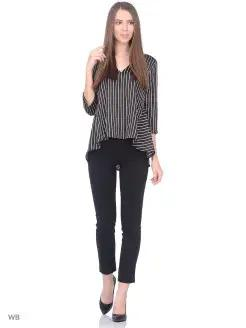
#> input picture data/sirius_data/1.jpg, 246 x 328 px; its folder holds only this picture in this run
$ jupyter execute --allow-errors research_segmentation.ipynb   (shell and % lines are left out)
#> lines starting #> are read from the running program, lines starting #| are printed output that depends on the picture; after the words box and inside, x2 and y2 are one past the last pixel; in counts of white or black regions, pixels touching at a corner belong together
## Целью данных скриптов была демонстрация понимания основных алгоритмов компьютерного зрения и способность их практического применения для решения задач e-commerce.

## Задача: Разработка системы обработки фотографий с карточек товаров на маркетплейсах.

[cell 1]
# !pip install cvzone
# !pip install mediapipe
# !pip install rembg

#> (a cell that did not finish here is left out)

[cell 3]
from glob import glob
import os
import sys
from PIL import Image

import numpy as np
import matplotlib.pyplot as plt
import collections

import cv2
import cvzone
from cvzone.SelfiSegmentationModule import SelfiSegmentation
import mediapipe as mp
import torch
from rembg import remove, new_session

from google.colab import drive
drive.mount('/content/drive')

### Так как нет сегментированной версии для изображений, я нашла небольшой датасет в открытых источниках. Так я смогу посчитать метрики качества сегментации для моделей.

### Данные, которые были предоставлены к заданию изначально, я использовала как тестовые, но не применяла к ним оценку метрик. Я просто зрительно оценила качество удаления фона.

[cell 4]
# считаем данные с открытого источника

file_input_img = sorted(glob('/content/drive/MyDrive/data/my_data/input_img_new/*'))
file_segment_img = sorted(glob('/content/drive/MyDrive/data/my_data/segment_img_new/*'))

input_img = [] # список изображений до сегментации
segment_img = [] # маски сегментации

for i in range(len(file_input_img)):
    img_inp = Image.open(file_input_img[i])
    img_seg = Image.open(file_segment_img[i])

    img_inp = np.array(img_inp)
    img_seg = np.array(img_seg)

    input_img.append(img_inp)
    segment_img.append(img_seg)

[cell 5]
len(input_img) == len(segment_img)

[cell 6]
for ind, img in enumerate(input_img):
    result_1 = segment_img[ind]
    result_2 = input_img[ind]
    if result_1.shape != result_2.shape[:2]:
      print(result_1.shape, result_2.shape[:2], file_input_img[ind].split('/')[-1])

[cell 7]
file_sirius_img = sorted(glob('/content/drive/MyDrive/data/sirius_data/sirius_data/*'))

sirius_img = []
for i in range(len(file_sirius_img)):
    img_sirius = Image.open(file_sirius_img[i])
#> img_sirius is the input picture: PIL image 246x328 RGB; mean R, G, B 224.6, 222.3, 222.4
    img_sirius = np.array(img_sirius)
    sirius_img.append(img_sirius)

### Задача 1: Удаление фона.
В качестве дополнительного задания было необходимо провести ричерч существующих алгоритмов для сегментации изображения с целью удаления фона. Начнем с данного рисерча и найдем наиболее оптимальный для нашего кейса подход.

Но для начала разберем метрики, которые использовались для оценки.

1. Основная метрика - IoU. Методом количественной оценки процентного перекрытия между целевой маской и нашим прогнозируемым результатом.

2. Доп. метрика - Pixel Accuracy. Идейно она является аналогом известной метрики Accuracy в классических задачах классификации. В нашем случае она покажет процент пикселей на изображении, которые были правильно определены. То есть правильно ли модель сделала, что удалила/оставила соответствующую часть фона на изображении.

[cell 8]
# [18 lines left out: function calc_metric_pixel_accuracy, not called in this run]

[cell 9]
# [17 lines left out: function calc_metric_iou, not called in this run]

[cell 10]
# [17 lines left out: function image_to_tensor, not called in this run]

#### Подход 1. Использование OpenCV с применением морфологии

Подробнее шаги изложены в комментариях к коду.

[cell 11]
def opencv_images(input_img):
  """Сегментирует одно изображение

  Args:
    input_img (object): Изображение

  Returns:
    result (object): Изображение после сегментации
  """
  lower = np.array([0, 0, 0]) # пороговые значение для черного
  upper = np.array([50, 50, 50])

  thresh = cv2.inRange(input_img, lower, upper) # применяем выделение черным для картинки
  kernel = cv2.getStructuringElement(cv2.MORPH_ELLIPSE, (25,25)) # применяем морфологию
  morph = cv2.morphologyEx(thresh, cv2.MORPH_CLOSE, kernel)

  # получили контуры объекта
  contours = cv2.findContours(morph, cv2.RETR_EXTERNAL, cv2.CHAIN_APPROX_SIMPLE) # получили контуры объекта
  contours = contours[0] if len(contours) == 2 else contours[1]

  # нулевое изображение для всех контуров
  contours_mask = np.zeros_like(input_img, dtype=np.uint8)

  hh, ww = input_img.shape[:2]

  if len(contours) != 0:
    for i in range(len(contours)):
      if len(contours[i]) >= 5:
        cv2.drawContours(thresh,contours,-1,(150,10,255),3)
        ((centx,centy), (width,height), angle)=cv2.fitEllipse(contours[i])
        # нарисовали круг, используя средние радиусы эллипса и центр, заполненный белым цветом на черном фоне
        try:
          width = int(width)
          height = int(height)
          cx = int(centx)
          cy = int(centy)
          radius = (width+height)/4
          cv2.circle(contours_mask[i], (cx,cy), int(radius), 0, -1)
        except:
          continue

        kernel = cv2.getStructuringElement(cv2.MORPH_ELLIPSE, (6,6))
        contours_mask[i] = cv2.erode(contours_mask[i], kernel)

  # сформировали и применили итоговую маску
  final_contours_mask = np.max(contours_mask, axis=-1)

  input_img = input_img.astype(np.uint8)
  final_contours_mask = final_contours_mask.astype(np.uint8)

  result = cv2.bitwise_and(input_img, input_img, mask=final_contours_mask)

  return result

[cell 12]
def opencv_method_model(input_img, segment_img, dir_data):
  """Прогоняет массив иображений через алгоритм и считает значения метрик качества сегментации

  Args:
    input_img (list): Список входных изображений
    segment_img (list): Список сегментированных изображений (истинных)
    dir_data (str): Путь до папки с сегментированными алгоритмом изображениями

  Returns:
    metric_iou (float): Значение метрики IoU
    metric_pix_acc (float): Значение метрики Pixel Accuracy
    history_metrics_open_cv (dict): Cловарь с детализацией расчитанных метрик
  """
  history_metrics_open_cv = {'iou': [], 'pixel_accuracy': []}

  for ind, _ in enumerate(input_img):
    true_result = segment_img[ind]

    try:
      pred_result = opencv_images(input_img[ind])
    except:
      print(file_input_img[ind].split('/')[-1])
      continue

    pred_img = Image.fromarray(pred_result.astype(np.uint8))
    pred_img.save(f"{dir_data}{file_input_img[ind].split('/')[-1]}", 'JPEG')

    pred_result_tensor = image_to_tensor(pred_result)
    true_result_tensor = image_to_tensor(true_result)

    iou = calc_metric_iou(pred_result_tensor, true_result_tensor)
    pix_acc = calc_metric_pixel_accuracy(pred_result_tensor, true_result_tensor)

    history_metrics_open_cv['iou'].append(iou)
    history_metrics_open_cv['pixel_accuracy'].append(pix_acc)

  metric_iou = np.mean(history_metrics_open_cv['iou'])
  metric_pix_acc = np.mean(history_metrics_open_cv['pixel_accuracy'])

  return metric_iou, metric_pix_acc, history_metrics_open_cv

[cell 13]
# Прогоняем через алгоритм массив изображений
metric_iou, metric_pix_acc, \
history_metrics_open_cv = opencv_method_model(input_img,
                                              segment_img,
                                              '/content/drive/MyDrive/data/my_data/predict_img_new/')

[cell 14]
metric_iou, metric_pix_acc

[cell 15]
plt.plot(
    history_metrics_open_cv['pixel_accuracy'], 'green',
    history_metrics_open_cv['iou'], 'blue',
)
plt.legend(('Pixel Accuracy', 'IoU'))
plt.show()
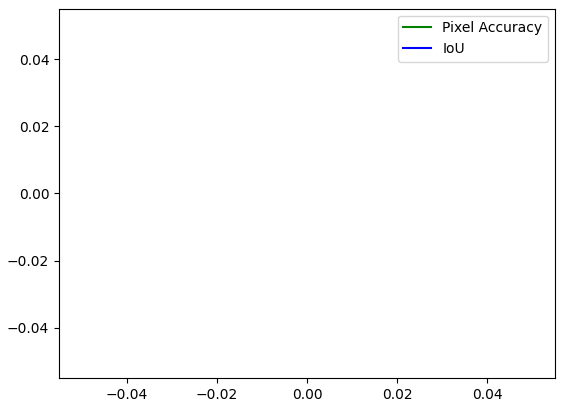
#> figure drawn by matplotlib, 1 panel

#> (a cell that did not finish here is left out)

#### Опробуем на данных, которые были предоставлены изначально

[cell 17]
for i, _ in enumerate(sirius_img):
  pred_tensor = opencv_images(sirius_img[i])
  pred_img = Image.fromarray(pred_tensor.astype(np.uint8))
  pred_img.save(f"/content/drive/MyDrive/data/my_data/pred_test_new/{file_sirius_img[i].split('/')[-1]}", 'JPEG')
#> this loop made 1 pass
#> (lower in opencv_images, upper in opencv_images, hh in opencv_images, ww in opencv_images) on pass 1: ([0, 0, 0], [50, 50, 50], 328, 246)
#> pass 1, in opencv_images, `thresh = cv2.inRange(input_img, lower, upper)`:
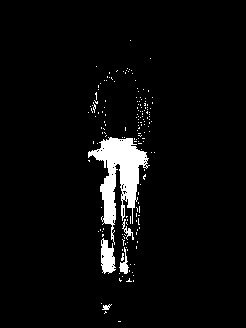
#> thresh: shape (328, 246); 4.4% white; 170 white regions (165 under 20 px), largest, box (x1, y1, x2, y2) and area: (88, 137, 150, 245) 2594, (101, 238, 116, 274) 370, (119, 247, 129, 274) 108, (122, 219, 134, 240) 74, (102, 304, 112, 310) 32
#> pass 1, in opencv_images, `morph = cv2.morphologyEx(thresh, cv2.MORPH_CLOSE, kernel)`:
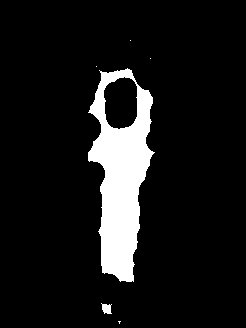
#> morph: shape (328, 246); 9.6% white; 6 white regions (4 under 20 px), largest, box (x1, y1, x2, y2) and area: (88, 68, 155, 282) 7617, (101, 303, 112, 314) 82

#### Если честно, я долго пыталась сделать так, чтобы алгоритм начал корректно сегментрировать объекты, но не вышло. Он плохо понимает, где границы объекта.

#### Подход 2. Использование SelfiSegmentation CVZone
Подробнее шаги изложены в комментариях к коду.

Данный алгоритм предполагает обработку не очень сложных случаев, когда детектировать объект можно достаточно явно. Судя по приложенным к заданию датасету, это нам подходит.
Простота алгоритма дает нам еще и высокую производительность.

[cell 18]
def selfiseg_method_model(input_img, segment_img, dir_data, cutThreshold):
  """Прогоняет массив иображений через метод SelfiSegmentation.removeBG

  Args:
    input_img (list): Список входных изображений
    segment_img (list): Список сегментированных изображений (истинных)
    dir_data (str): Путь до папки с сегментированными алгоритмом изображениями
    cutThreshold (float): Порог сегментации

  Returns:
    metric_iou (float): Значение метрики IoU
    metric_pix_acc (float): Значение метрики Pixel Accuracy
    history_metrics_selfiseg (dict): Cловарь с детализацией расчитанных метрик
    segmentor (object): Обученная модель
  """
  history_metrics_selfiseg = {'iou': [], 'pixel_accuracy': []}
  segmentor = SelfiSegmentation()

  for ind, _ in enumerate(input_img):
    true_result = segment_img[ind]

    pred_result = segmentor.removeBG(input_img[ind], (0,0,0), cutThreshold=cutThreshold)
    pred_img = Image.fromarray(pred_result.astype(np.uint8))
    pred_img.save(f"{dir_data}{file_input_img[i].split('/')[-1]}", 'JPEG')

    pred_result_tensor = image_to_tensor(pred_result)
    true_result_tensor = image_to_tensor(true_result)

    iou = calc_metric_iou(pred_result_tensor, true_result_tensor)
    pix_acc = calc_metric_pixel_accuracy(pred_result_tensor, true_result_tensor)

    history_metrics_selfiseg['iou'].append(iou)
    history_metrics_selfiseg['pixel_accuracy'].append(pix_acc)

  metric_iou = np.mean(history_metrics_selfiseg['iou'])
  metric_pix_acc = np.mean(history_metrics_selfiseg['pixel_accuracy'])

  return metric_iou, metric_pix_acc, history_metrics_selfiseg, segmentor

#### Прогоняем через метод масиив изображений. При этом также подбираем оптимальный парамент cutThreshold, на котором качество сегментации будут наилучшим

[cell 19]
dir_inp_name = '/content/drive/MyDrive/data/my_data/predict_SelfiSegmentation/'
segm_dict = {}
metr_iou = {}
metr_pix_acc = {}

#> (the rest of this cell did not finish here and is left out)

[cell 20]
plt.figure(figsize=(16, 16))

#> (the rest of this cell did not finish here and is left out)

#### Лучшее значение метрики IoU достигает своего лучшего значения 0.894 при пороге сегментации 0.5. Используем это значение при применении для данных из задания

[cell 21]
best_trsh = 0.5
#> (the rest of this cell did not finish here and is left out)

[cell 22]
Image.open('/content/drive/MyDrive/data/my_data/sirius_selfiseg/390.jpg')
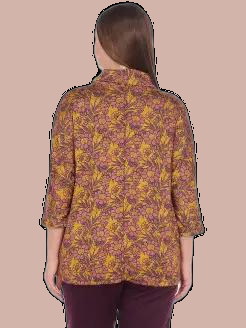
#> input picture data/sirius_rembg_with_color/390.jpg, 246 x 328 px, found by its file name

#### Проанализировав результаты сегментации данным методом, увидели более высокий уровень его применимости, чем подход 1. Немного реже обрезаются важные части товара.

По результирующим картинкам выявила следующие проблемные кейсы:

1. Если и товар, и фон достаточно светлые/белые, очень плохо его распознает.
2. Когда товар - книга, то он распознает именно рисунок на книге.

Однако из плюсов данного метода можно отметить:
1. Если товар надет на человека, то сегментирует достаточно хорошо. Не обрезаются важные части.

### Подход 3. Использование rembg

Алгоритм более тяжел для вычислений, чем Подход 2, но обладает более высокой точностью сегментации, особенно для сложных изображений. Также есть возможность использование различных предобученных моделей. Я рассмотрела архитектуры: U2-Net, RCNN, DeepFillv2.

Подбираем архитектуру модели для получения наилучших значений метрик оценки качества сегментации.

[cell 23]
# [40 lines left out: function rembg_method_model, not called in this run]

[cell 24]
# архитектуры предобученных моделей
model_name = ["u2net", "deepfillv2", "mask_rcnn"]

metr_iou = {}
metr_pix_acc = {}
metr_session = {}
params = {'only_mask': True}

#> (the rest of this cell did not finish here and is left out)

[cell 25]
best_key_iou = next((k for k, v in metr_iou.items() if v == max(metr_iou.values())), None)
best_key_pix = next((k for k, v in metr_pix_acc.items() if v == max(metr_pix_acc.values())), None)

#> (the rest of this cell did not finish here and is left out)

#> (a cell that did not finish here is left out)

[cell 27]
Image.open('/content/drive/MyDrive/data/my_data/sirius_rembg/390.jpg')

#### Метод rembg.remove() с архитектурой u2net показал значение метрик IoU и Pixel Accuracy 0.898 и 0.519 соответственно.

#### Применили его на данных,и предоставленных к заданию. Неплохо сегментирует. Но выделила следующие проблемные кейсы: !!!!

#### Так мы определили оптимальный подход из рассмотренных. Это послений подход - rembg.remove(). Его будет использовать как итоговое решение. И с помошью него же будем производить замену фона.

### Задача 2: Замена стертого фона на другой.

Я думаю оптимально будет предоставить тому, кто пользуется скриптом, выбор, какой фон хочется установить: однотонный фон, градиент или готовое изображение для фона. Реализуем функцию, которая будет принимать желаемый новый фон и, соответственно, производить замену. Я загрузила в репо несколько заготовок, но пользователь может загрузить свои и воспользоваться ими.
Если пользователь ничего не загрузит, то фон сотрется и заменится на черный.

[cell 28]
# [24 lines left out: function draw_new_back, not called in this run]

#> (a cell that did not finish here is left out)

[cell 30]
Image.open('/content/drive/MyDrive/data/my_data/sirius_rembg_with_img/390.jpg')
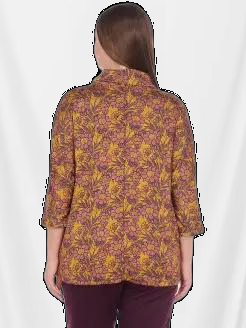
#> input picture data/sirius_rembg_with_img/390.jpg, 246 x 328 px, found by its file name
